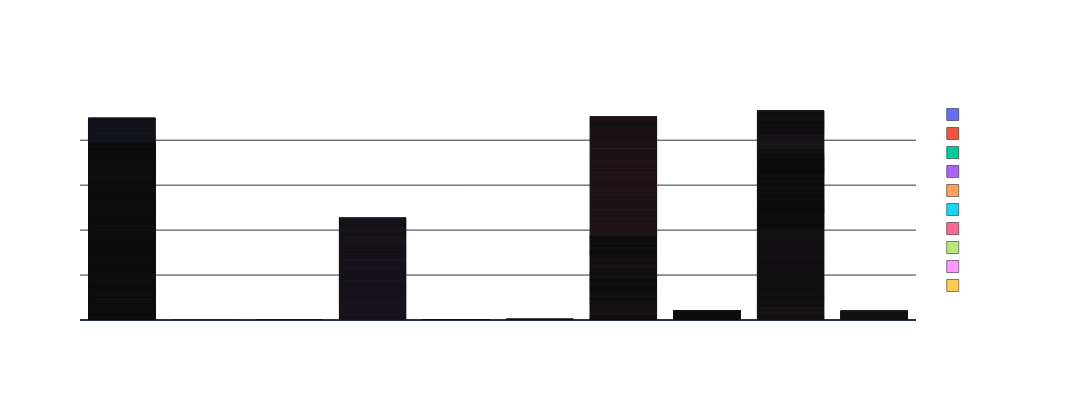

Notebook cell for this chart:
### Code cell
def plot_file_category_distribution(df, category_min_count_threshold=6):
    logging.info("File category distribution generated: (category_count_fig | prepare_and_save_plot)")

    # Create a scatter plot
    scatter_plot = px.bar(
        df,
        x='file_category',
        y='level',
        color='file_category',
        title='Distribution of File Category',
        labels={'file_category': 'File Category', 'category_count': 'Count'},
    )
    return scatter_plot

scatter_plot =  plot_file_category_distribution(df)
 
# Prepare and save the plot
prepare_and_save_plot(
    scatter_plot,
    width=1200,
    height=400,
)

### Figure 1 — Plotly figure (JSON) as saved in the notebook; plotly's stock layout.template omitted (floating-point values rounded to 4 significant figures; data arrays with more than 128 entries replaced by an {"elided": "..."} marker saying what was removed)
{"data": [{"alignmentgroup": "True", "hovertemplate": "File Category=%{x}<br>level=%{y}<extra></extra>", "legendgroup": "Directory", "marker": {"color": "#636efa", "pattern": {"shape": ""}}, "name": "Directory", "offsetgroup": "Directory", "orientation": "v", "showlegend": true, "textposition": "auto", "type": "bar", "x": {"elided": "3055 str values"}, "xaxis": "x", "y": {"elided": "3055 int values"}, "yaxis": "y"}, {"alignmentgroup": "True", "hovertemplate": "File Category=%{x}<br>level=%{y}<extra></extra>", "legendgroup": "Encrypted File", "marker": {"color": "#EF553B", "pattern": {"shape": ""}}, "name": "Encrypted File", "offsetgroup": "Encrypted File", "orientation": "v", "showlegend": true, "textposition": "auto", "type": "bar", "x": ["Encrypted File"], "xaxis": "x", "y": [0], "yaxis": "y"}, {"alignmentgroup": "True", "hovertemplate": "File Category=%{x}<br>level=%{y}<extra></extra>", "legendgroup": "Log File", "marker": {"color": "#00cc96", "pattern": {"shape": ""}}, "name": "Log File", "offsetgroup": "Log File", "orientation": "v", "showlegend": true, "textposition": "auto", "type": "bar", "x": ["Log File", "Log File", "Log File"], "xaxis": "x", "y": [1, 2, 1], "yaxis": "y"}, {"alignmentgroup": "True", "hovertemplate": "File Category=%{x}<br>level=%{y}<extra></extra>", "legendgroup": "Python Script", "marker": {"color": "#ab63fa", "pattern": {"shape": ""}}, "name": "Python Script", "offsetgroup": "Python Script", "orientation": "v", "showlegend": true, "textposition": "auto", "type": "bar", "x": {"elided": "663 str values"}, "xaxis": "x", "y": {"elided": "663 int values"}, "yaxis": "y"}, {"alignmentgroup": "True", "hovertemplate": "File Category=%{x}<br>level=%{y}<extra></extra>", "legendgroup": "Jupyter Notebook", "marker": {"color": "#FFA15A", "pattern": {"shape": ""}}, "name": "Jupyter Notebook", "offsetgroup": "Jupyter Notebook", "orientation": "v", "showlegend": true, "textposition": "auto", "type": "bar", "x": ["Jupyter Notebook", "Jupyter Notebook", "Jupyter Notebook", "Jupyter Notebook", "Jupyter Notebook", "Jupyter Notebook", "Jupyter Notebook", "Jupyter Notebook", "Jupyter Notebook", "Jupyter Notebook"], "xaxis": "x", "y": [2, 2, 1, 1, 1, 2, 2, 2, 0, 0], "yaxis": "y"}, {"alignmentgroup": "True", "hovertemplate": "File Category=%{x}<br>level=%{y}<extra></extra>", "legendgroup": "HTML Template", "marker": {"color": "#19d3f3", "pattern": {"shape": ""}}, "name": "HTML Template", "offsetgroup": "HTML Template", "orientation": "v", "showlegend": true, "textposition": "auto", "type": "bar", "x": ["HTML Template", "HTML Template", "HTML Template", "HTML Template", "HTML Template", "HTML Template", "HTML Template", "HTML Template", "HTML Template", "HTML Template", "HTML Template", "HTML Template", "HTML Template", "HTML Template", "HTML Template", "HTML Template", "HTML Template", "HTML Template", "HTML Template", "HTML Template", "HTML Template", "HTML Template"], "xaxis": "x", "y": [1, 1, 2, 2, 2, 2, 2, 2, 2, 2, 2, 2, 2, 1, 1, 1, 1, 1, 1, 1, 1, 1], "yaxis": "y"}, {"alignmentgroup": "True", "hovertemplate": "File Category=%{x}<br>level=%{y}<extra></extra>", "legendgroup": "Other", "marker": {"color": "#FF6692", "pattern": {"shape": ""}}, "name": "Other", "offsetgroup": "Other", "orientation": "v", "showlegend": true, "textposition": "auto", "type": "bar", "x": {"elided": "1771 str values"}, "xaxis": "x", "y": {"elided": "1771 int values"}, "yaxis": "y"}, {"alignmentgroup": "True", "hovertemplate": "File Category=%{x}<br>level=%{y}<extra></extra>", "legendgroup": "Markdown Document", "marker": {"color": "#B6E880", "pattern": {"shape": ""}}, "name": "Markdown Document", "offsetgroup": "Markdown Document", "orientation": "v", "showlegend": true, "textposition": "auto", "type": "bar", "x": {"elided": "187 str values"}, "xaxis": "x", "y": {"elided": "187 int values"}, "yaxis": "y"}, {"alignmentgroup": "True", "hovertemplate": "File Category=%{x}<br>level=%{y}<extra></extra>", "legendgroup": "JavaScript", "marker": {"color": "#FF97FF", "pattern": {"shape": ""}}, "name": "JavaScript", "offsetgroup": "JavaScript", "orientation": "v", "showlegend": true, "textposition": "auto", "type": "bar", "x": {"elided": "2807 str values"}, "xaxis": "x", "y": {"elided": "2807 int values"}, "yaxis": "y"}, {"alignmentgroup": "True", "hovertemplate": "File Category=%{x}<br>level=%{y}<extra></extra>", "legendgroup": "Stylesheet", "marker": {"color": "#FECB52", "pattern": {"shape": ""}}, "name": "Stylesheet", "offsetgroup": "Stylesheet", "orientation": "v", "showlegend": true, "textposition": "auto", "type": "bar", "x": ["Stylesheet", "Stylesheet", "Stylesheet", "Stylesheet", "Stylesheet", "Stylesheet", "Stylesheet", "Stylesheet", "Stylesheet", "Stylesheet", "Stylesheet", "Stylesheet", "Stylesheet", "Stylesheet", "Stylesheet", "Stylesheet", "Stylesheet", "Stylesheet", "Stylesheet", "Stylesheet", "Stylesheet", "Stylesheet", "Stylesheet", "Stylesheet", "Stylesheet", "Stylesheet", "Stylesheet", "Stylesheet", "Stylesheet", "Stylesheet", "Stylesheet", "Stylesheet", "Stylesheet", "Stylesheet", "Stylesheet", "Stylesheet", "Stylesheet", "Stylesheet", "Stylesheet", "Stylesheet", "Stylesheet", "Stylesheet", "Stylesheet", "Stylesheet", "Stylesheet", "Stylesheet", "Stylesheet", "Stylesheet", "Stylesheet", "Stylesheet", "Stylesheet", "Stylesheet", "Stylesheet", "Stylesheet", "Stylesheet", "Stylesheet", "Stylesheet", "Stylesheet", "Stylesheet", "Stylesheet", "Stylesheet", "Stylesheet", "Stylesheet", "Stylesheet", "Stylesheet", "Stylesheet", "Stylesheet", "Stylesheet", "Stylesheet", "Stylesheet", "Stylesheet", "Stylesheet", "Stylesheet", "Stylesheet", "Stylesheet", "Stylesheet", "Stylesheet", "Stylesheet", "Stylesheet", "Stylesheet", "Stylesheet", "Stylesheet", "Stylesheet", "Stylesheet", "Stylesheet", "Stylesheet", "Stylesheet", "Stylesheet", "Stylesheet", "Stylesheet", "Stylesheet", "Stylesheet", "Stylesheet", "Stylesheet", "Stylesheet", "Stylesheet", "Stylesheet", "Stylesheet", "Stylesheet", "Stylesheet", "Stylesheet", "Stylesheet", "Stylesheet", "Stylesheet", "Stylesheet", "Stylesheet", "Stylesheet", "Stylesheet", "Stylesheet", "Stylesheet", "Stylesheet", "Stylesheet", "Stylesheet"], "xaxis": "x", "y": [4, 4, 4, 4, 4, 4, 4, 4, 4, 4, 4, 4, 4, 4, 4, 4, 3, 3, 3, 3, 3, 3, 3, 3, 3, 3, 3, 3, 3, 3, 3, 4, 4, 4, 4, 4, 4, 4, 4, 4, 3, 3, 3, 4, 4, 4, 4, 4, 4, 4, 4, 4, 4, 4, 4, 3, 3, 3, 3, 4, 4, 4, 4, 4, 4, 4, 4, 4, 4, 4, 4, 4, 4, 4, 4, 4, 4, 4, 4, 4, 4, 4, 4, 4, 4, 4, 3, 3, 3, 3, 3, 3, 3, 3, 3, 3, 3, 3, 3, 3, 3, 3, 3, 4, 3, 3, 3, 4, 2, 2, 2, 2, 2], "yaxis": "y"}], "layout": {"barmode": "relative", "coloraxis": {"colorbar": {"title": {}}}, "font": {"color": "white", "family": "Open Sans, sans-serif", "size": 10}, "height": 400, "legend": {"title": {}, "tracegroupgap": 0}, "paper_bgcolor": "rgba(0, 0, 0, 0)", "plot_bgcolor": "rgba(0, 0, 0, 0)", "title": {}, "width": 1200, "xaxis": {"anchor": "y", "autorange": true, "categoryarray": ["Directory", "Encrypted File", "Log File", "Python Script", "Jupyter Notebook", "HTML Template", "Other", "Markdown Document", "JavaScript", "Stylesheet"], "categoryorder": "array", "domain": [0, 1], "range": [-0.5, 9.5], "title": {}, "type": "category"}, "yaxis": {"anchor": "x", "autorange": true, "domain": [0, 1], "range": [0, 9788.0], "title": {}, "type": "linear"}}}
